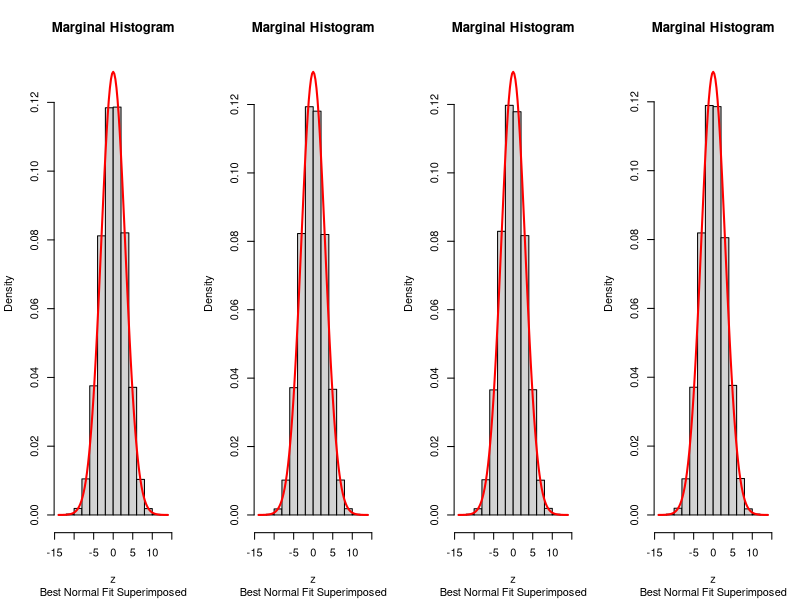
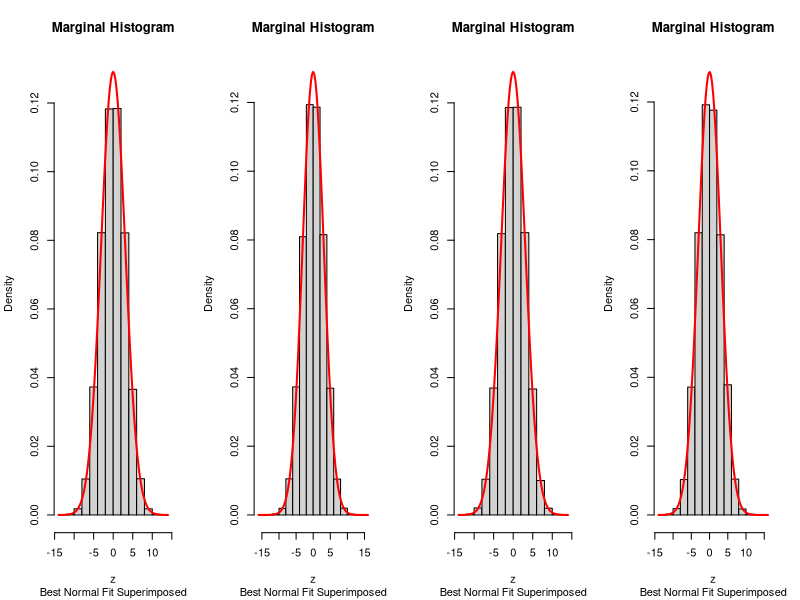
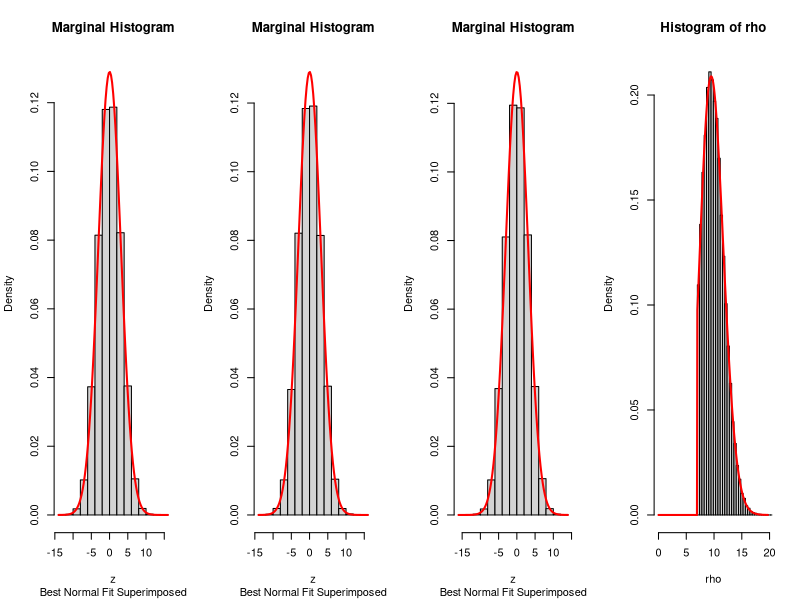

Write the R code that produced these figures, in order.
a <- 7      # Lower threshold
d <- 11     # Dimensions
n <- 1e5    # Sample size
sigma <- 3  # Original SD
#
# The algorithm.
#
set.seed(17)
u.max <- pchisq((a/sigma)^2, d, lower.tail=FALSE)
if (u.max == 0) stop("The threshold is too large.")
u <- runif(n, 0, u.max)
rho <- sigma * sqrt(qchisq(u, d, lower.tail=FALSE)) 
x <- matrix(rnorm(n*d, 0, 1), ncol=d)
y <- t(x * rho / apply(x, 1, function(y) sqrt(sum(y*y))))
#
# Draw histograms of the marginal distributions.
#
h <- function(z) {
  s <- sd(z)
  hist(z, freq=FALSE, ylim=c(0, 1/sqrt(2*pi*s^2)),
       main="Marginal Histogram",
       sub="Best Normal Fit Superimposed")
  curve(dnorm(x, mean(z), s), add=TRUE, lwd=2, col="Red")
}
par(mfrow=c(1, min(d, 4)))
invisible(apply(y, 1, h))
#
# Draw a nice histogram of the distances.
#
#plot(y[1,], y[2,], pch=16, cex=1/2, col="#00000010") # For figure 2
rho.max <- min(qchisq(1 - 0.001*pchisq(a/sigma, d, lower.tail=FALSE), d)*sigma, 
               max(rho), na.rm=TRUE)
k <- ceiling(rho.max/a)
hist(rho, freq=FALSE, xlim=c(0, rho.max),  
     breaks=seq(0, max(rho)+a, by=a/ceiling(50/k)))
#
# Superimpose the theoretical distribution.
#
dchi <- function(x, d) {
  exp((d-1)*log(x) + (1-d/2)*log(2) - x^2/2 - lgamma(d/2))
}
curve((x >= a)*dchi(x/sigma, d) / (1-pchisq((a/sigma)^2, d))/sigma, add=TRUE, 
      lwd=2, col="Red", n=257)



